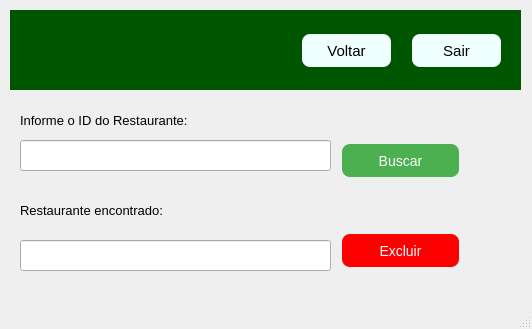
<?xml version="1.0" encoding="UTF-8"?>
<ui version="4.0">
 <class>MainWindow</class>
 <widget class="QMainWindow" name="MainWindow">
  <property name="geometry">
   <rect>
    <x>0</x>
    <y>0</y>
    <width>532</width>
    <height>329</height>
   </rect>
  </property>
  <property name="windowTitle">
   <string>MainWindow</string>
  </property>
  <widget class="QWidget" name="centralwidget">
   <widget class="QWidget" name="widget" native="true">
    <property name="geometry">
     <rect>
      <x>10</x>
      <y>10</y>
      <width>511</width>
      <height>80</height>
     </rect>
    </property>
    <property name="styleSheet">
     <string notr="true">background-color: rgb(0, 85, 0);</string>
    </property>
    <widget class="QPushButton" name="pushButton_sair">
     <property name="geometry">
      <rect>
       <x>400</x>
       <y>20</y>
       <width>93</width>
       <height>41</height>
      </rect>
     </property>
     <property name="styleSheet">
      <string notr="true">QPushButton {
           
	
	
	background-color: rgb(238, 255, 254);
           border: none;
           padding: 10px 20px;
           text-align: center;
           text-decoration: none;
           display: inline-block;
           font-size: 15px;
           margin: 4px 2px;
           cursor: pointer;
           border-radius: 8px;
        }
        QPushButton:hover {
          
	
	background-color: rgb(255, 255, 255);
        }</string>
     </property>
     <property name="text">
      <string>Sair</string>
     </property>
    </widget>
    <widget class="QPushButton" name="pushButton_voltar">
     <property name="geometry">
      <rect>
       <x>290</x>
       <y>20</y>
       <width>93</width>
       <height>41</height>
      </rect>
     </property>
     <property name="styleSheet">
      <string notr="true">QPushButton {
           
	
	
	background-color: rgb(238, 255, 254);
           border: none;
           padding: 10px 20px;
           text-align: center;
           text-decoration: none;
           display: inline-block;
           font-size: 15px;
           margin: 4px 2px;
           cursor: pointer;
           border-radius: 8px;
        }
        QPushButton:hover {
          
	
	background-color: rgb(255, 255, 255);
        }</string>
     </property>
     <property name="text">
      <string>Voltar</string>
     </property>
    </widget>
   </widget>
   <widget class="QLabel" name="label">
    <property name="geometry">
     <rect>
      <x>20</x>
      <y>110</y>
      <width>231</width>
      <height>21</height>
     </rect>
    </property>
    <property name="font">
     <font>
      <pointsize>10</pointsize>
     </font>
    </property>
    <property name="text">
     <string>Informe o ID do Restaurante:</string>
    </property>
   </widget>
   <widget class="QLineEdit" name="lineEdit_id">
    <property name="geometry">
     <rect>
      <x>20</x>
      <y>140</y>
      <width>311</width>
      <height>31</height>
     </rect>
    </property>
   </widget>
   <widget class="QPushButton" name="pushButton_buscar">
    <property name="geometry">
     <rect>
      <x>340</x>
      <y>140</y>
      <width>121</width>
      <height>41</height>
     </rect>
    </property>
    <property name="styleSheet">
     <string notr="true">QPushButton {
           background-color: #4CAF50;
           border: none;
           color: white;
           padding: 10px 20px;
           text-align: center;
           text-decoration: none;
           display: inline-block;
           font-size: 14px;
           margin: 4px 2px;
           cursor: pointer;
           border-radius: 8px;
        }
        QPushButton:hover {
           background-color: #45a049;
        }</string>
    </property>
    <property name="text">
     <string>Buscar</string>
    </property>
   </widget>
   <widget class="QLabel" name="label_2">
    <property name="geometry">
     <rect>
      <x>20</x>
      <y>200</y>
      <width>191</width>
      <height>21</height>
     </rect>
    </property>
    <property name="font">
     <font>
      <pointsize>10</pointsize>
     </font>
    </property>
    <property name="text">
     <string>Restaurante encontrado:</string>
    </property>
   </widget>
   <widget class="QLineEdit" name="lineEdit_resultado">
    <property name="geometry">
     <rect>
      <x>20</x>
      <y>240</y>
      <width>311</width>
      <height>31</height>
     </rect>
    </property>
   </widget>
   <widget class="QPushButton" name="pushButton_excluir">
    <property name="geometry">
     <rect>
      <x>340</x>
      <y>230</y>
      <width>121</width>
      <height>41</height>
     </rect>
    </property>
    <property name="styleSheet">
     <string notr="true">QPushButton {
           
	background-color: rgb(255, 0, 0);
           border: none;
           color: white;
           padding: 10px 20px;
           text-align: center;
           text-decoration: none;
           display: inline-block;
           font-size: 14px;
           margin: 4px 2px;
           cursor: pointer;
           border-radius: 8px;
        }
        QPushButton:hover {
           
	
	background-color: rgb(195, 0, 0);
        }</string>
    </property>
    <property name="text">
     <string>Excluir</string>
    </property>
   </widget>
  </widget>
  <widget class="QMenuBar" name="menubar">
   <property name="geometry">
    <rect>
     <x>0</x>
     <y>0</y>
     <width>532</width>
     <height>26</height>
    </rect>
   </property>
  </widget>
  <widget class="QStatusBar" name="statusbar"/>
 </widget>
 <resources/>
 <connections/>
</ui>
